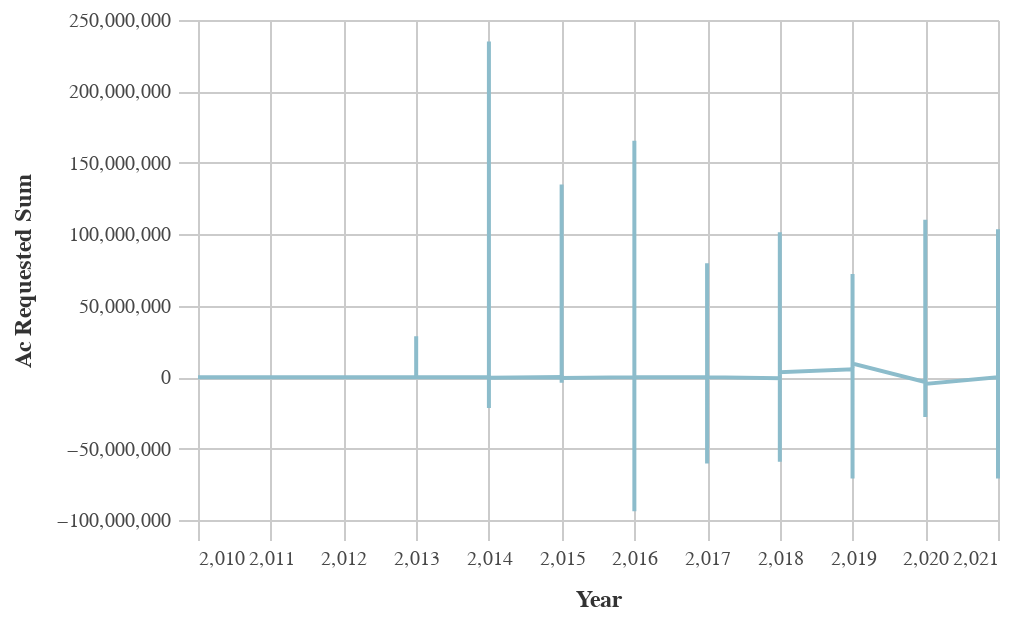

The notebook cell this image was saved under:
### Code cell
basic_line_chart(df1, "prepared_y", "ac_requested_sum")
